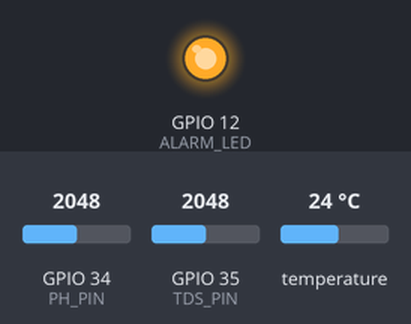
Bench run of a sketch on a simulated ESP32. On the bench: output pins drawn as LEDs (lit = HIGH). The test bench sets the inputs (shaded band); at power-on: GPIO 34 (PH_PIN) = 2048, GPIO 35 (TDS_PIN) = 2048, temperature 24 °C. WiFi joins after 1.5 s; servers stay silent unless stated; what the sketch prints to the serial monitor is not drawn.

Above: at 4.2 s.
4.3 s: GPIO 34 (PH_PIN) set to 2251
10.4 s: GPIO 34 (PH_PIN) set to 2362
At 16.3 s:
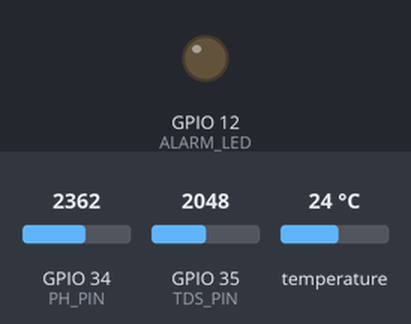
17.2 s: GPIO 34 (PH_PIN) set to 2047
At 23.6 s:
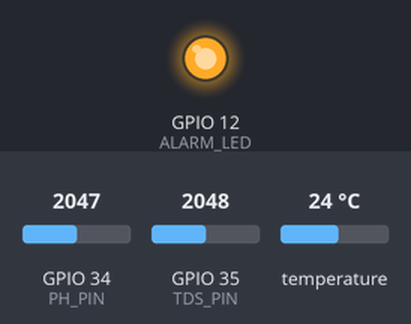
Timing chart, 0 to 25.1 s (numbered marks = the images above; inputs shaded):
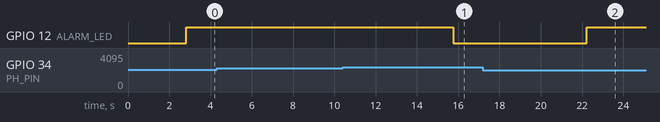

Measured:
- the behaviour switches between 2304 and 2305 on GPIO 34 (PH_PIN) (found by bisection; images 0 and 1)
- after the input at 4.3 s, every drawn part: stays the same
- after the input at 10.4 s, GPIO 12 (ALARM_LED): HIGH → LOW after 5.4 s
- after the input at 17.2 s, GPIO 12 (ALARM_LED): LOW → HIGH after 5.0 s

The sketch:

AquaGuard.ino
```cpp
// hardware/AquaGuard.ino
#include <WiFi.h>
#include <FirebaseESP32.h>
#include <OneWire.h>
#include <DallasTemperature.h>
#include "config.h" // This links to your second tab

// Initialize Hardware Pins
#define ONE_WIRE_BUS 4
#define PH_PIN 34
#define TDS_PIN 35
#define ALARM_LED 12

OneWire oneWire(ONE_WIRE_BUS);
DallasTemperature sensors(&oneWire);
FirebaseData firebaseData;
FirebaseConfig config;
FirebaseAuth auth;

void setup() {
  Serial.begin(115200);
  pinMode(ALARM_LED, OUTPUT);
  sensors.begin();

  // 1. Start Wi-Fi
  WiFi.begin(WIFI_SSID, WIFI_PASSWORD);
  Serial.print("Connecting to Wi-Fi");
  while (WiFi.status() != WL_CONNECTED) {
    delay(500);
    Serial.print(".");
  }
  Serial.println("\nWi-Fi Connected!");

  // 2. Setup Firebase
  config.host = FIREBASE_HOST;
  config.signer.tokens.legacy_token = FIREBASE_AUTH;
  Firebase.begin(&config, &auth);
  Firebase.reconnectWiFi(true);
}

void loop() {
  // --- 1. READ CALIBRATED DATA ---
  // pH Smoothing logic (from your calibration test)
  long phSum = 0;
  for(int i=0; i<10; i++) {
    phSum += analogRead(PH_PIN);
    delay(10);
  }
  float avgPH = phSum / 10.0;
  float phValue = 3.5 * (avgPH * (3.3 / 4095.0));

  // TDS Math
  int tdsRaw = analogRead(TDS_PIN);
  float tdsPpm = (tdsRaw * (3.3 / 4095.0)) * 500;

  // Temperature
  sensors.requestTemperatures();
  float temp = sensors.getTempCByIndex(0);

  // --- 2. PUSH TO FIREBASE ---
  // This sends the data to the "aquarium" node in your screenshot
  if (Firebase.setFloat(firebaseData, "/aquarium/ph", phValue)) {
     Serial.println("pH Sent!");
  }
  Firebase.setFloat(firebaseData, "/aquarium/tds", (int)tdsPpm);
  Firebase.setFloat(firebaseData, "/aquarium/temp", temp);

  // --- 3. ALARM LOGIC ---
  if (phValue < 6.5 || phValue > 8.5 || temp > 28.0) {
    digitalWrite(ALARM_LED, HIGH);
    Firebase.setString(firebaseData, "/aquarium/status", "ALARM");
  } else {
    digitalWrite(ALARM_LED, LOW);
    Firebase.setString(firebaseData, "/aquarium/status", "Healthy");
  }

  delay(5000); // Wait 5 seconds before next update
}
```

config.h
```cpp
#define WIFI_SSID "PLDTHOMEFIBRKG44k"
#define WIFI_PASSWORD "PLDTWIFIyJfEY"

#define FIREBASE_HOST "aquaguards-iot-default-rtdb.asia-southeast1.firebasedatabase.app"
#define FIREBASE_AUTH "S41gsfVE8ADTG0F6VozrOD266G1O9qw263sxNyqw"


#ifndef CONFIG_H
#define CONFIG_H

#define WIFI_SSID "SeniorHigh24G"
#define WIFI_PASSWORD "Jayna04262011"

#define FIREBASE_HOST "aquaguards-iot-default-rtdb.asia-southeast1.firebasedatabase.app"
#define FIREBASE_AUTH "S41gsfVE8ADTG0F6VozrOD266G1O9qw263sxNyqw"

#endif
```
